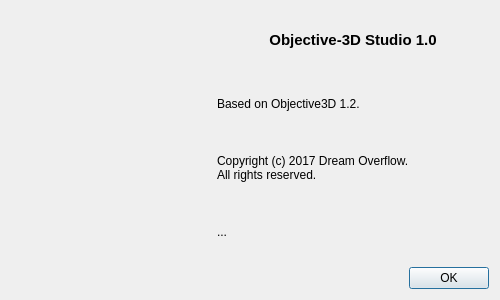
<?xml version="1.0" encoding="UTF-8"?>
<ui version="4.0">
 <class>AboutDialog</class>
 <widget class="QDialog" name="AboutDialog">
  <property name="windowModality">
   <enum>Qt::ApplicationModal</enum>
  </property>
  <property name="geometry">
   <rect>
    <x>0</x>
    <y>0</y>
    <width>500</width>
    <height>300</height>
   </rect>
  </property>
  <property name="sizePolicy">
   <sizepolicy hsizetype="Fixed" vsizetype="Fixed">
    <horstretch>0</horstretch>
    <verstretch>0</verstretch>
   </sizepolicy>
  </property>
  <property name="minimumSize">
   <size>
    <width>500</width>
    <height>300</height>
   </size>
  </property>
  <property name="maximumSize">
   <size>
    <width>500</width>
    <height>300</height>
   </size>
  </property>
  <property name="windowTitle">
   <string>Dialog</string>
  </property>
  <property name="windowIcon">
   <iconset resource="../rc/mainresources.qrc">
    <normaloff>:/icons/media/ico/logo32.png</normaloff>:/icons/media/ico/logo32.png</iconset>
  </property>
  <layout class="QGridLayout" name="gridLayout">
   <item row="1" column="0">
    <widget class="QDialogButtonBox" name="buttonBox">
     <property name="sizePolicy">
      <sizepolicy hsizetype="Minimum" vsizetype="Fixed">
       <horstretch>0</horstretch>
       <verstretch>0</verstretch>
      </sizepolicy>
     </property>
     <property name="orientation">
      <enum>Qt::Horizontal</enum>
     </property>
     <property name="standardButtons">
      <set>QDialogButtonBox::Ok</set>
     </property>
    </widget>
   </item>
   <item row="0" column="0">
    <layout class="QHBoxLayout" name="horizontalLayout">
     <item>
      <widget class="QLabel" name="label_4">
       <property name="sizePolicy">
        <sizepolicy hsizetype="Fixed" vsizetype="Fixed">
         <horstretch>0</horstretch>
         <verstretch>0</verstretch>
        </sizepolicy>
       </property>
       <property name="minimumSize">
        <size>
         <width>200</width>
         <height>200</height>
        </size>
       </property>
       <property name="styleSheet">
        <string notr="true">QLabel {
	background: url(:/gfx/media/gfx/o3s.png) no-repeat center center fixed;
/*	background-size : 60px 60px;*/
	background-color: transparent;
	background-size: cover;
	/*border-image: url(:/gfx/media/gfx/o3s.png) 50 50 stretch stretch;*/
}
</string>
       </property>
       <property name="text">
        <string/>
       </property>
       <property name="scaledContents">
        <bool>false</bool>
       </property>
      </widget>
     </item>
     <item>
      <layout class="QVBoxLayout" name="verticalLayout">
       <item>
        <widget class="QLabel" name="label_3">
         <property name="sizePolicy">
          <sizepolicy hsizetype="Preferred" vsizetype="Preferred">
           <horstretch>0</horstretch>
           <verstretch>0</verstretch>
          </sizepolicy>
         </property>
         <property name="styleSheet">
          <string notr="true">QLabel {
	font-size: 15px;
	font-weight: bold;
}</string>
         </property>
         <property name="text">
          <string>Objective-3D Studio 1.0</string>
         </property>
         <property name="scaledContents">
          <bool>false</bool>
         </property>
         <property name="alignment">
          <set>Qt::AlignCenter</set>
         </property>
        </widget>
       </item>
       <item>
        <widget class="QLabel" name="label">
         <property name="text">
          <string>Based on Objective3D 1.2.</string>
         </property>
        </widget>
       </item>
       <item>
        <widget class="QLabel" name="label_2">
         <property name="text">
          <string>Copyright (c) 2017 Dream Overflow.
All rights reserved.</string>
         </property>
         <property name="scaledContents">
          <bool>false</bool>
         </property>
         <property name="wordWrap">
          <bool>false</bool>
         </property>
        </widget>
       </item>
       <item>
        <widget class="QLabel" name="label_5">
         <property name="text">
          <string>...</string>
         </property>
        </widget>
       </item>
      </layout>
     </item>
    </layout>
   </item>
  </layout>
 </widget>
 <resources>
  <include location="../rc/mainresources.qrc"/>
 </resources>
 <connections>
  <connection>
   <sender>buttonBox</sender>
   <signal>accepted()</signal>
   <receiver>AboutDialog</receiver>
   <slot>accept()</slot>
   <hints>
    <hint type="sourcelabel">
     <x>248</x>
     <y>254</y>
    </hint>
    <hint type="destinationlabel">
     <x>157</x>
     <y>274</y>
    </hint>
   </hints>
  </connection>
  <connection>
   <sender>buttonBox</sender>
   <signal>rejected()</signal>
   <receiver>AboutDialog</receiver>
   <slot>reject()</slot>
   <hints>
    <hint type="sourcelabel">
     <x>316</x>
     <y>260</y>
    </hint>
    <hint type="destinationlabel">
     <x>286</x>
     <y>274</y>
    </hint>
   </hints>
  </connection>
 </connections>
</ui>
